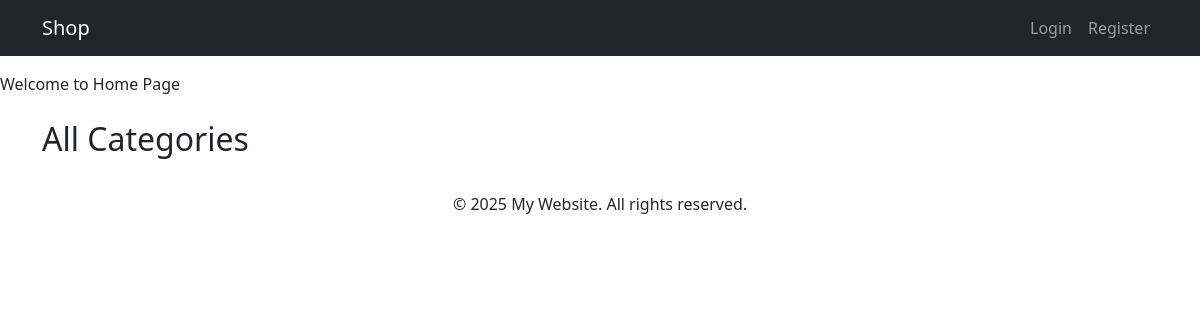
The app's page /, older data.
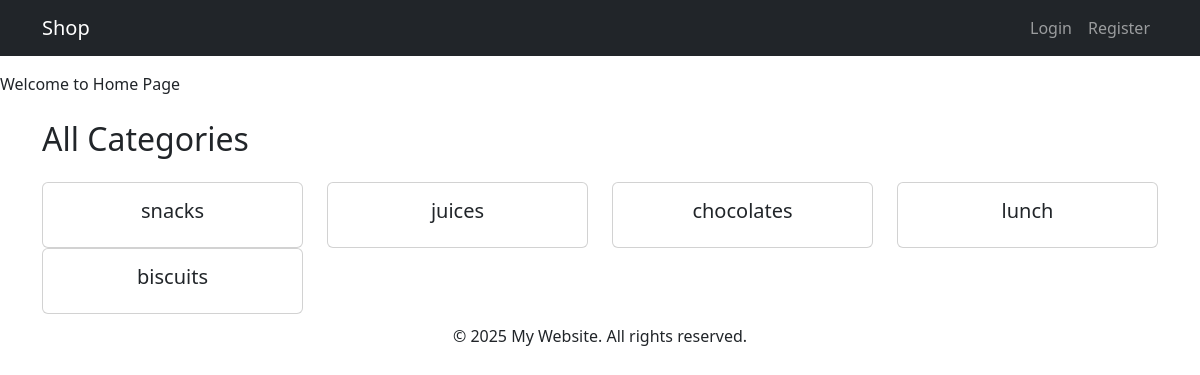
The same page, newer data.
### backend/models.py (models this page shows, shortened)
class Category(models.Model):
    id=models.BigAutoField(primary_key=True)
    name=models.CharField(max_length=255)
    class Meta:
        db_table='category'

### frontend/views.py (the view, shortened to what this page needs)
# urls.py: 2. Add a URL to urlpatterns:  path('', views.home, name='home')
def home(request):
    user = request.user
    data = {}
    if user.is_authenticated:
        cart_items = Cart.objects.filter(custom_user=user)
        grand_total = Cart.grand_total(customer_id=user.id)
        data['cart_items'] = cart_items
        data['grand_total'] = grand_total
        data['cart_count'] = cart_items.count()
    else:
        data['cart_items'] = []
        data['grand_total'] = 0
        data['cart_count'] = 0
    categories = Category.objects.prefetch_related('products').all()
    data['categories'] = categories
    category_name = request.GET.get('category')  # e.g., "Women"
    data['category_present'] = False
    return render(request, 'frontend/home.html', data)

### frontend/templates/frontend/home.html (shortened to what this page needs)
{% extends 'frontend/layout/app.html' %}
{% block content %}
Welcome to Home Page
<div class="container mt-4">
  <h2 class="mb-4">All Categories</h2>
  <div class="row">
    {% for category in categories %}
      <div class="col-md-3">
        <a href="?category={{ category.name }}" class="text-decoration-none">
          <div class="card text-center">
            <div class="card-body">
              <h5 class="card-title">{{ category.name }}</h5>
            </div>
          </div>
        </a>
      </div>
    {% endfor %}
  </div>
</div>
{% endblock %}

### frontend/templates/frontend/layout/app.html (shortened to what this page needs)
<!DOCTYPE html>
<html lang="en">
<head>
    <link href="https://cdn.jsdelivr.net/npm/bootstrap@5.3.0/dist/css/bootstrap.min.css" rel="stylesheet">
</head>
<body>
    {% include 'frontend/layout/header.html' %}
    {% block content %}
    {% endblock %}
    {% include 'frontend/layout/footer.html' %}
</body>
</html>

### frontend/templates/frontend/layout/header.html (shortened to what this page needs)
<nav class="navbar navbar-expand-lg navbar-dark bg-dark">
  <div class="container">
    <a class="navbar-brand" href="{% url 'home' %}">Shop</a>
    <div class="collapse navbar-collapse" id="navbarContent">
      <ul class="navbar-nav ms-auto mb-2 mb-lg-0">
        {% if user.is_authenticated %}
          <li class="nav-item">
            <a class="nav-link" href="{% url 'cart' %}">Cart ({{ cart_count }})</a>
          </li>
          <li class="nav-item">
            <a class="nav-link" href="{% url 'logout' %}">Logout</a>
          </li>
        {% else %}
          <li class="nav-item">
            <a class="nav-link" href="{% url 'login' %}">Login</a>
          </li>
          <li class="nav-item">
            <a class="nav-link" href="{% url 'register' %}">Register</a>
          </li>
        {% endif %}
      </ul>
    </div>
  </div>
</nav>

### frontend/templates/frontend/layout/footer.html
<footer style="text-align: center; padding: 10px;">
    &copy; {% now "Y" %} My Website. All rights reserved.
</footer>

Row changes from the older to the newer data that the page shows:
added Category: name "snacks"
added Category: name "juices"
added Category: name "chocolates"
added Category: name "lunch"
added Category: name "biscuits"
